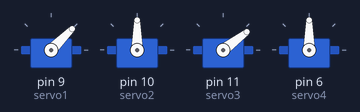
A sketch run on a simulated Arduino Uno, built with avr-gcc and run on an emulated ATmega328P. Shown: 4 × servo. What the sketch prints to the serial monitor is not drawn.

Above: at 5.95 s.
At 8.54 s:
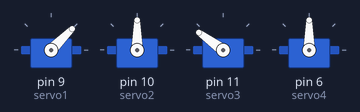
At 12.21 s:
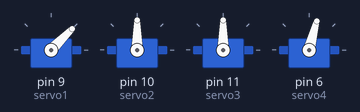
At 20.73 s:
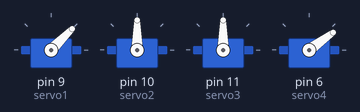
At 32.9 s:
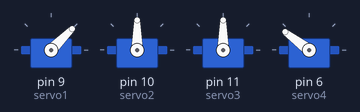
At 38.66 s:
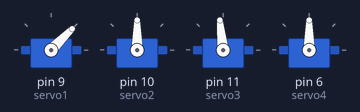
Timing chart, 0 to 40.0 s (numbered marks = the images above):
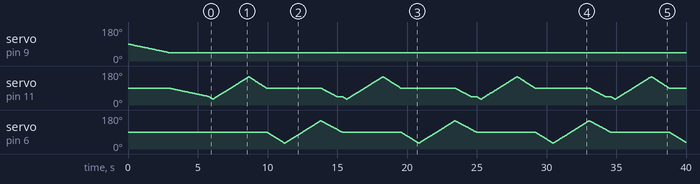

The sketch:

sketch_may05a.ino
```cpp
#include <VarSpeedServo.h>
using namespace std;

VarSpeedServo servo1;
VarSpeedServo servo2;
VarSpeedServo servo3;
VarSpeedServo servo4;
int Status=0;

void setup() {
  servo1.attach(9);
  servo2.attach(10);
  servo3.attach(11);
  servo4.attach(6);
  Serial.begin(9600);
  servo1.write(45,10,true);
  servo2.write(90,10,true);
  servo3.write(45,10,true);
  servo4.write(90,10,true);
}

void loop() {
  Serial.println("H");
  if (Serial.available() >= sizeof(char)*4){
    if(Serial.read()=='H'){
      Status=0;
      char servo_number = Serial.read();
      int Theta = (int)Serial.read();
      int Speed = (int)Serial.read();
      if(servo_number == '1'){
        servo1.sequenceStop();
        servo1.write(Theta,Speed);
        unsigned char nowtheta=(unsigned char)servo1.read();
        Serial.println((unsigned char)201);
        Serial.println(nowtheta);
      }
      if(servo_number == '2'){
        servo2.sequenceStop();
        servo2.write(Theta,Speed);
        unsigned char nowtheta=(unsigned char)servo2.read();
        Serial.println((unsigned char)202);
        Serial.println(nowtheta);
      }
      if(servo_number == '3'){
        servo3.sequenceStop();
        servo3.write(Theta,Speed);
        unsigned char nowtheta=(unsigned char)servo3.read();
        Serial.println((unsigned char)203);
        Serial.println(nowtheta);
      }
      if(servo_number == '4'){
        servo4.sequenceStop();
        servo4.write(Theta,Speed);
        unsigned char nowtheta=(unsigned char)servo4.read();
        Serial.println((unsigned char)204);
        Serial.println(nowtheta);
      }
    }
  }

  if(!servo3.isMoving())Serial.println("3");
  if(!servo4.isMoving())Serial.println("4");
  if(!servo2.isMoving())Serial.println("2");
  if(!servo1.isMoving())Serial.println("1");
  if(!servo1.isMoving() & !servo2.isMoving() & !servo3.isMoving() & !servo4.isMoving()){
    if(Status==5){
      servo1.write(45,25);
      servo2.write(90,25);
      servo3.write(45,25);
      servo4.write(90,25);
      Status=6;
      Serial.println("s5");
    }
    if(Status==4){
      servo4.write(150,30);
      Status=5;
      Serial.println("s4");
    }
    if(Status==3){
      servo4.write(30,30);
      Status=4;
      Serial.println("s3");
    }
    if(Status==2){
      servo3.write(90,30);
      Status=3;
      Serial.println("s2");
    }
    if(Status==1){
      servo3.write(150,30);
      Status=2;
      Serial.println("s1");
    }
    if(Status==0){
      servo3.write(30,30);
      Status=1;
      Serial.println("s0");
    }
    if(Status==6){
      Status=0;
    }
  }
}
```
